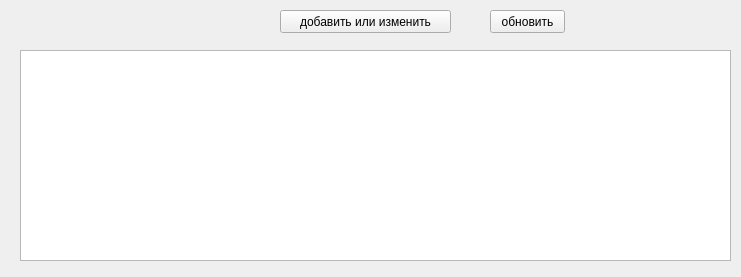
<?xml version="1.0" encoding="UTF-8"?>
<ui version="4.0">
 <class>MainWindow</class>
 <widget class="QMainWindow" name="MainWindow">
  <property name="geometry">
   <rect>
    <x>0</x>
    <y>0</y>
    <width>741</width>
    <height>277</height>
   </rect>
  </property>
  <property name="windowTitle">
   <string>MainWindow</string>
  </property>
  <widget class="QWidget" name="centralwidget">
   <widget class="QTableWidget" name="tableWidget">
    <property name="geometry">
     <rect>
      <x>20</x>
      <y>50</y>
      <width>711</width>
      <height>211</height>
     </rect>
    </property>
   </widget>
   <widget class="QPushButton" name="pushButton">
    <property name="geometry">
     <rect>
      <x>280</x>
      <y>10</y>
      <width>171</width>
      <height>23</height>
     </rect>
    </property>
    <property name="text">
     <string>добавить или изменить</string>
    </property>
   </widget>
   <widget class="QPushButton" name="pushButton_2">
    <property name="geometry">
     <rect>
      <x>490</x>
      <y>10</y>
      <width>75</width>
      <height>23</height>
     </rect>
    </property>
    <property name="text">
     <string>обновить</string>
    </property>
   </widget>
  </widget>
 </widget>
 <resources/>
 <connections/>
</ui>
